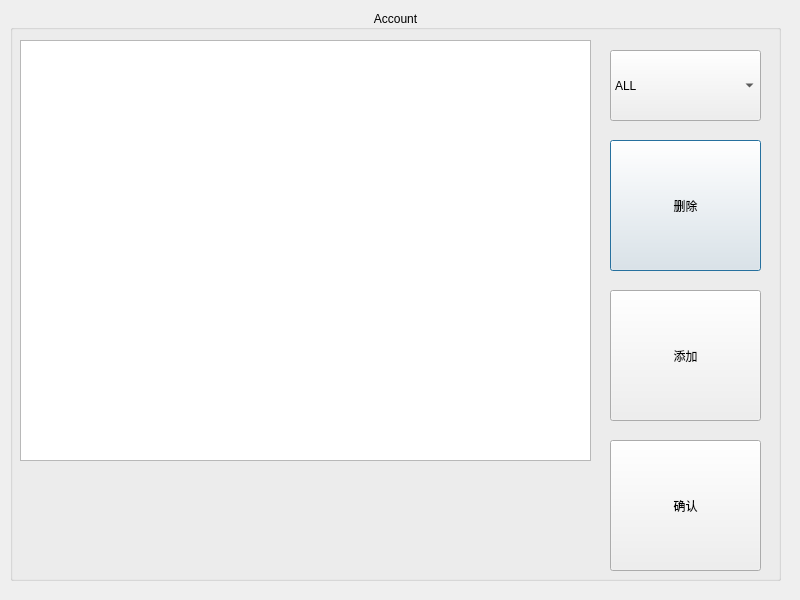
<?xml version="1.0" encoding="UTF-8"?>
<ui version="4.0">
 <class>editAccountWindow</class>
 <widget class="QDialog" name="editAccountWindow">
  <property name="geometry">
   <rect>
    <x>0</x>
    <y>0</y>
    <width>800</width>
    <height>600</height>
   </rect>
  </property>
  <property name="minimumSize">
   <size>
    <width>800</width>
    <height>600</height>
   </size>
  </property>
  <property name="windowTitle">
   <string>Dialog</string>
  </property>
  <widget class="QGroupBox" name="groupBox">
   <property name="geometry">
    <rect>
     <x>10</x>
     <y>10</y>
     <width>771</width>
     <height>571</height>
    </rect>
   </property>
   <property name="title">
    <string>Account</string>
   </property>
   <property name="alignment">
    <set>Qt::AlignCenter</set>
   </property>
   <widget class="QTableView" name="tableView">
    <property name="geometry">
     <rect>
      <x>10</x>
      <y>30</y>
      <width>571</width>
      <height>421</height>
     </rect>
    </property>
   </widget>
   <widget class="QPushButton" name="deleteAccountBtn">
    <property name="geometry">
     <rect>
      <x>600</x>
      <y>130</y>
      <width>151</width>
      <height>131</height>
     </rect>
    </property>
    <property name="text">
     <string>删除</string>
    </property>
   </widget>
   <widget class="QPushButton" name="addAccountBtn">
    <property name="geometry">
     <rect>
      <x>600</x>
      <y>280</y>
      <width>151</width>
      <height>131</height>
     </rect>
    </property>
    <property name="text">
     <string>添加</string>
    </property>
   </widget>
   <widget class="QPushButton" name="submitBtn">
    <property name="geometry">
     <rect>
      <x>600</x>
      <y>430</y>
      <width>151</width>
      <height>131</height>
     </rect>
    </property>
    <property name="text">
     <string>确认</string>
    </property>
   </widget>
   <widget class="QComboBox" name="comboBox">
    <property name="geometry">
     <rect>
      <x>600</x>
      <y>40</y>
      <width>151</width>
      <height>71</height>
     </rect>
    </property>
    <property name="layoutDirection">
     <enum>Qt::LeftToRight</enum>
    </property>
    <property name="editable">
     <bool>false</bool>
    </property>
    <item>
     <property name="text">
      <string>ALL</string>
     </property>
    </item>
    <item>
     <property name="text">
      <string>USER</string>
     </property>
    </item>
    <item>
     <property name="text">
      <string>ADMIN</string>
     </property>
    </item>
    <item>
     <property name="text">
      <string>WAITER</string>
     </property>
    </item>
    <item>
     <property name="text">
      <string>COOK</string>
     </property>
    </item>
   </widget>
  </widget>
 </widget>
 <resources/>
 <connections/>
</ui>
